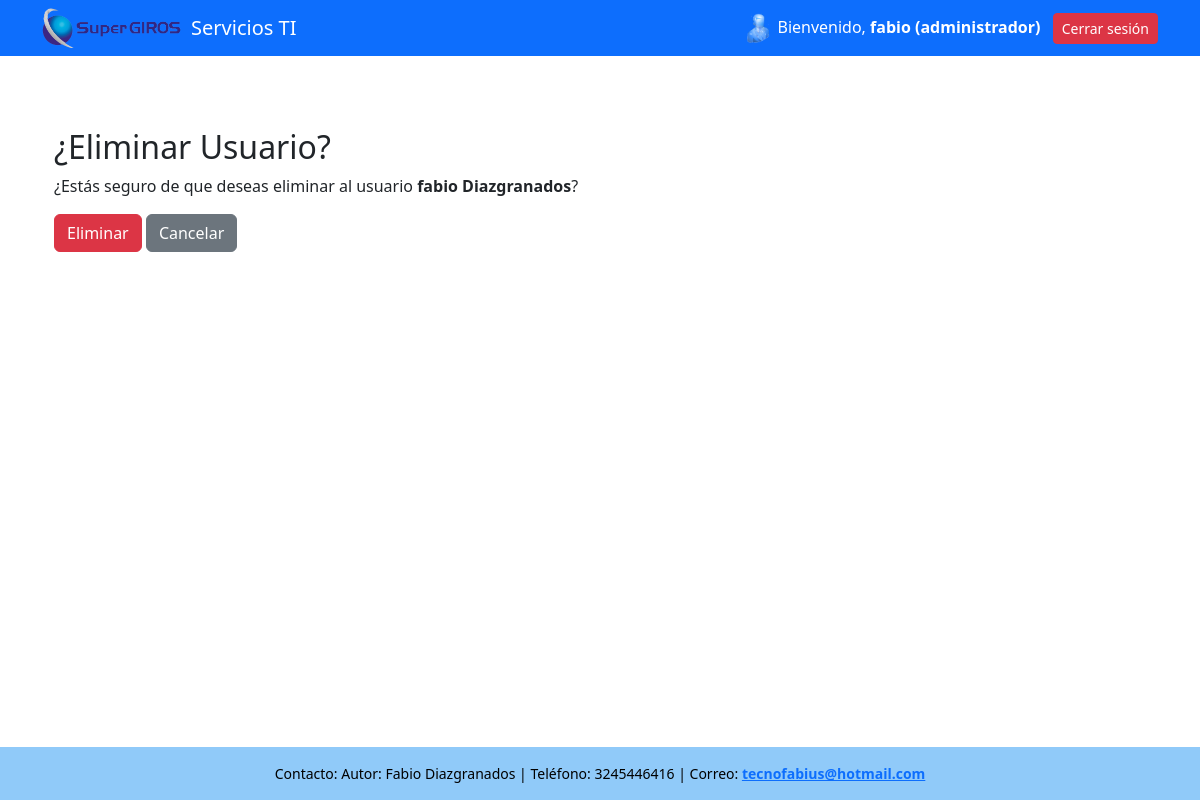
/usuarios/eliminar/1/ (signed in), run on the app's committed database.
### servicios_ti/models.py (models this page shows, shortened)
class Usuario(models.Model):
    ROLES = [
        ('administrador', 'Administrador'),
        ('tecnico', 'Técnico'),
        ('comunicaciones', 'Comunicaciones')
    ]
    nombre_usuario= models.CharField(max_length=100)
    apellido = models.CharField(max_length=100)
    rol = models.CharField(max_length=50, choices=ROLES)
    password_usuario = models.CharField(max_length=20)
    email = models.EmailField('correo electrónico', unique=True)
    USERNAME_FIELD = 'nombre_usuario'
    REQUIRED_FIELDS = ['username', 'nombre_completo', 'rol']

### servicios_ti/views.py (the view)
# urls.py: path('usuarios/eliminar/<int:usuario_id>/', views.eliminar_usuario, name='eliminar_usuario'),
def eliminar_usuario(request, usuario_id):
    if 'usuario_id' not in request.session:
        return redirect('login')
    usuario = get_object_or_404(Usuario, id=usuario_id)
    if request.method == 'POST':
        usuario.delete()
        messages.success(request, 'Usuario eliminado exitosamente.')
        return redirect('lista_usuarios')
    return render(request, 'confirmar_eliminar_usuario.html', {'usuario': usuario})

### servicios_ti/templates/confirmar_eliminar_usuario.html (shortened to what this page needs)
{% extends "base.html" %}
{% block content %}
<body>
<div class="container mt-5">
    <h2>¿Eliminar Usuario?</h2>
    <p>¿Estás seguro de que deseas eliminar al usuario <strong>{{ usuario.nombre_usuario }} {{ usuario.apellido }}</strong>?</p>
    <form method="post">
        <button type="submit" class="btn btn-danger">Eliminar</button>
        <a href="{% url 'lista_usuarios' %}" class="btn btn-secondary">Cancelar</a>
    </form>
</div>
</body>
{% endblock %}

### servicios_ti/templates/base.html (shortened to what this page needs)
<!DOCTYPE html>
{% load static %}
<html lang="es">
<head>
    <link rel="stylesheet" href="https://cdn.jsdelivr.net/npm/bootstrap@5.3.2/dist/css/bootstrap.min.css">
</head>
<body>
<div class="wrapper">
    <nav class="navbar navbar-expand-lg navbar-dark bg-primary mb-4">
        <div class="container d-flex justify-content-between align-items-center">
            <div class="d-flex align-items-center">
                <img src="{% static 'img/logot.png' %}" alt="Logo Empresa" style="height: 40px; margin-right: 10px;">
                <a class="navbar-brand" href="#">Servicios TI</a>
            </div>
            <div>
                <img src="{% static 'img/User.png' %}" alt="Usuario" style="height: 30px;">
                <span class="text-white">
                    Bienvenido, <strong>{{ request.session.usuario_nombre }}</strong>
                    <strong>({{ request.session.usuario_rol }})</strong>
                </span>
                <a href="{% url 'logout' %}" class="btn btn-danger btn-sm ms-2">Cerrar sesión</a>
            </div>
        </div>
    </nav>
    <div class="container content">
        {% block content %}
        {% endblock %}
    </div>
    <footer class="footer-custom text-center p-3 mt-auto">
        Contacto: Autor: Fabio Diazgranados | Teléfono: 3245446416 | Correo: <strong><a href="mailto:tecnofabius@hotmail.com">tecnofabius@hotmail.com</a></strong>
    </footer>
</div>
</body>
</html>

### servicios_ti/templates/base.html (style rules this page uses)
html, body { height: 100%; margin: 0; }
.wrapper { min-height: 100%; display: flex; flex-direction: column; }
.content { flex: 1; }
footer { font-size: 14px; }
.footer-custom { background-color: rgb(144, 202, 249); color: #000; }

### data on the page
Usuario: session.usuario_nombre "fabio", session.usuario_rol "administrador", nombre_usuario "fabio", apellido "Diazgranados"
